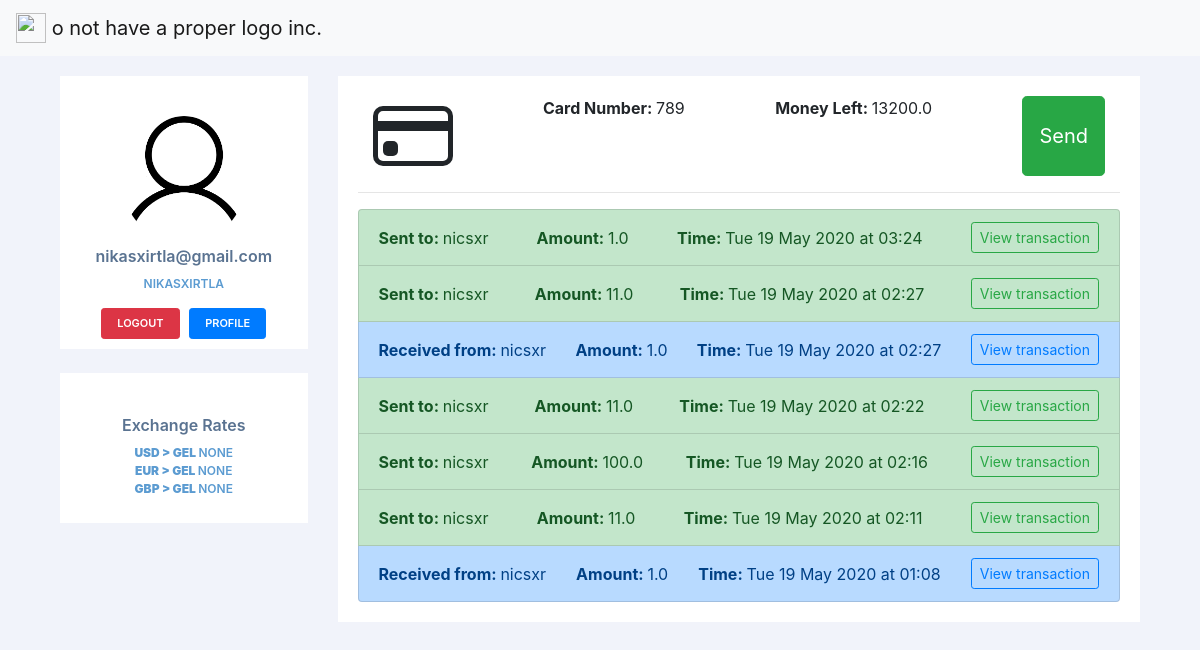
The app's page /dashboard/ (signed in) with its own data.
### accounts/models.py (models this page shows, shortened)
class Account(AbstractBaseUser):
	email 					= models.EmailField(verbose_name="email", max_length=60, unique=True)
	username 				= models.CharField(max_length=30, unique=True)
	date_joined				= models.DateTimeField(verbose_name='date joined', auto_now_add=True)
	last_login				= models.DateTimeField(verbose_name='last login', auto_now=True)
	is_admin				= models.BooleanField(default=False)
	is_active				= models.BooleanField(default=True)
	is_staff				= models.BooleanField(default=False)
	is_superuser			= models.BooleanField(default=False)
	card_number 			= models.CharField(default=random_card(10), max_length=10)
	money                   = models.FloatField(default=10)
	USERNAME_FIELD = 'username'
	REQUIRED_FIELDS = ['email']
	objects = MyAccountManager()

class Transaction(models.Model):
	id = models.UUIDField(primary_key=True, default=uuid.uuid4, editable=False)
	sender = models.CharField(max_length=30)
	receiver = models.CharField(max_length=30)
	sent_money = models.CharField(max_length=30)
	time_sent = models.DateTimeField(auto_now_add=True)
	objects = models.Manager()

### accounts/views.py (the view)
# urls.py: path('dashboard/', dashboard_view),
@login_required
def dashboard_view(request):
    user = request.user
    my_transactions = Transaction.objects.filter(Q(sender = user.username) | Q(receiver = user.username)).order_by('-time_sent')
    context = {
        'transactions': my_transactions,
        'currency': currency
    }
    return render(request, 'dashboard/home.html', context)

### templates/dashboard/home.html (shortened to what this page needs)
{% extends "dashboard/base.html" %}
{% block content %}
<div class="container d-flex justify-content-between">
    <span><strong>Card Number: </strong>{{user.card_number}}</span>
    <span><strong>Money Left: </strong>{{user.money}}</span>
    <button type="button" class="btn btn-success btn-lg " onclick="location.href = '/dashboard/send';">Send</button>
</div>
<hr>
<ul class="list-group">
    {% for tran in transactions  %}
    {% if tran.sender == user.username %}
        <li class="list-group-item list-group-item-success d-flex justify-content-between align-items-center">
            <span><strong>Sent to: </strong>{{tran.receiver}}</span>
            <span><strong>Amount: </strong>{{tran.sent_money}}</span>
            <span><strong>Time: </strong>{{tran.time_sent|date:"D d M Y"}} at {{tran.time_sent|time:"H:i"}}</span>
            <a type="button" class="btn btn-outline-success btn-sm" href = 'transaction/{{tran.id}}'>View transaction</a>
        </li>
    {% else %}
        <li class="list-group-item list-group-item-primary d-flex justify-content-between align-items-center">
            <span><strong>Received from: </strong>{{tran.sender}}</span>
            <span><strong>Amount: </strong>{{tran.sent_money}}</span>
            <span><strong>Time: </strong>{{tran.time_sent|date:"D d M Y"}} at {{tran.time_sent|time:"H:i"}}</span>
            <a type="button" class="btn btn-outline-primary btn-sm" href = 'transaction/{{tran.id}}'>View transaction</a>
        </li>
    {% endif %}
    {% endfor %}
</ul>
{% endblock content %}

### templates/dashboard/base.html (shortened to what this page needs)
{% load static %}
<!doctype html>
<html lang="en">
  <head>
    <link rel="stylesheet" href="https://stackpath.bootstrapcdn.com/bootstrap/4.4.1/css/bootstrap.min.css">
    <link rel="stylesheet" type="text/css" href="{% static 'css/style.css' %}">
  </head>
	<body>
    <nav class="navbar navbar-light bg-light">
      <a class="navbar-brand" href="/dashboard">
        <img src="https://upload.wikimedia.org/wikipedia/commons/thumb/8/82/Discord_black_D.svg/778px-Discord_black_D.svg.png" width="30" height="30" class="d-inline-block align-top" alt="">
        o not have a proper logo inc.
      </a>
    </nav>
    <div class="container">
      <div class="row profile">
          <div class="col-md-3">
              <div class="profile-sidebar">
                  <div class="profile-usertitle">
                      <div class="profile-userpic">
                          <a href='/dashboard'><img src="{% static 'profile_placeholder.png' %}" class="img-responsive" alt=""></a>
                      </div>
                      <div class="profile-usertitle-name">
                          {{user.email}}
                      </div>
                      <div class="profile-usertitle-job">
                          {{user.username}}
                      </div>
                  </div>
                  <div class="profile-userbuttons">
                      <button type="button" class="btn btn-danger btn-sm" onclick="location.href = '/logout';"> Logout </button>
                      <button type="button" class="btn btn-primary btn-sm" onclick="location.href = '/dashboard/profile';">Profile</button>
                  </div>
              </div>
              <br>
              {% if currency %}
                <div class="profile-sidebar">
                  <div class="profile-usertitle">
                      <div class="profile-usertitle-name">
                          Exchange Rates
                      </div>
                      <div class="profile-usertitle-job">
                          <strong>USD > GEL </strong>{{currency.usd_gel}} <br>
                          <strong>EUR > GEL </strong>{{currency.eur_gel}} <br>
                          <strong>GBP > GEL </strong>{{currency.gbp_gel}} <br>
                      </div>
                  </div>
                </div>
              <br>
              {% endif %}
          </div>
          <div class="col-md-9">
              <div class="profile-content">
                {% block content %}{% endblock content %}
              </div>
          </div>
      </div>
  </div>
	</body>
</html>

### static/css/style.css (style rules this page uses)
body { background: #F1F3FA; }
.profile { margin: 20px 0; }
.profile-sidebar { padding: 20px 0 10px 0; background: #fff; }
.profile-userpic img { float: none; margin: 0 auto; width: 50%; height: 50%; -webkit-border-radius: 50% !important; -moz-border-radius: 50% !important; border-radius: 50% !important; }
.profile-usertitle { text-align: center; margin-top: 20px; }
.profile-usertitle-name { color: #5a7391; font-size: 16px; font-weight: 600; margin-bottom: 7px; }
.profile-usertitle-job { text-transform: uppercase; color: #5b9bd1; font-size: 12px; font-weight: 600; margin-bottom: 15px; }
.profile-userbuttons { text-align: center; margin-top: 10px; }
.profile-userbuttons .btn { text-transform: uppercase; font-size: 11px; font-weight: 600; padding: 6px 15px; margin-right: 5px; }
.profile-userbuttons .btn:last-child { margin-right: 0px; }
a { color: inherit; text-decoration: none; }
.profile-content { padding: 20px; background: #fff; min-height: 460px; }

### records on screen
Account: email "nikasxirtla@gmail.com", username "NIKASXIRTLA", card_number "789", money "13200.0"
Transaction: receiver "nicsxr", sent_money "1.0", time_sent "Tue 19 May 2020", time_sent "03:24"
Transaction: receiver "nicsxr", sent_money "11.0", time_sent "Tue 19 May 2020", time_sent "02:27"
Transaction: sender "nicsxr", sent_money "1.0", time_sent "Tue 19 May 2020", time_sent "02:27"
Transaction: receiver "nicsxr", sent_money "11.0", time_sent "Tue 19 May 2020", time_sent "02:22"
Transaction: receiver "nicsxr", sent_money "100.0", time_sent "Tue 19 May 2020", time_sent "02:16"
Transaction: receiver "nicsxr", sent_money "11.0", time_sent "Tue 19 May 2020", time_sent "02:11"
Transaction: sender "nicsxr", sent_money "1.0", time_sent "Tue 19 May 2020", time_sent "01:08"

### other values on screen
{{ currency.usd_gel }} "NONE"
{{ currency.eur_gel }} "NONE"
{{ currency.gbp_gel }} "NONE"
